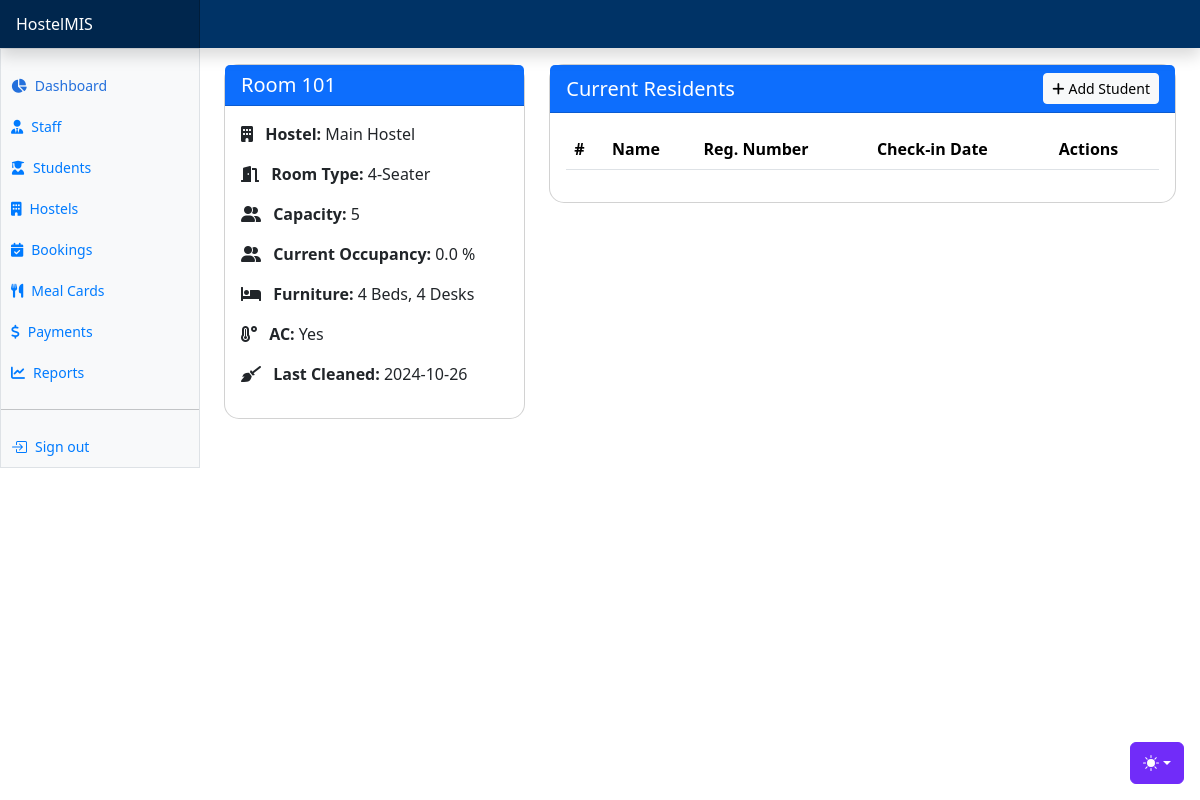
The page /hostels/hostel-rooms/1/details/ on the database as committed earlier.
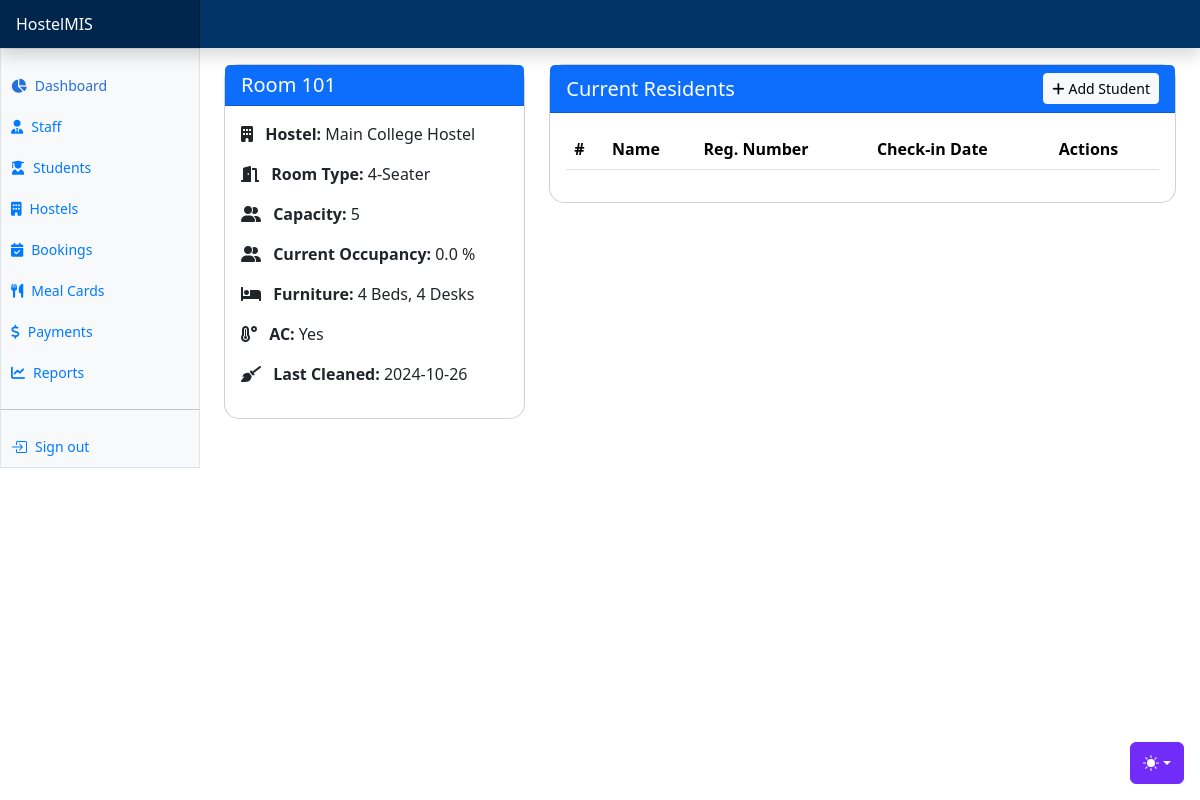
The same page on the database as committed later.
### apps/hostels/models.py (models this page shows, shortened)
class HostelRoom(AbsoluteBaseModel):
    hostel = models.ForeignKey("hostels.Hostel", on_delete=models.CASCADE, null=True)
    room_number = models.CharField(max_length=255)
    room_capacity = models.IntegerField(default=1)
    students_assigned = models.IntegerField(default=0)
    fully_booked = models.BooleanField(default=False)
    def occupancy(self):
        amount = (self.students_assigned / self.room_capacity) * 100
        return f"{amount} %"

class Hostel(AbsoluteBaseModel):
    name = models.CharField(max_length=255)
    rooms = models.IntegerField(default=1)
    capacity = models.IntegerField(default=1)

### apps/hostels/views.py (the view)
# urls.py: path("hostel-rooms/<int:id>/details/", hostel_room_details, name="hostel-room-details"),
def hostel_room_details(request, id):
    room = HostelRoom.objects.get(id=id)
    room_students = Student.objects.filter(room_assigned_id=id)
    students = Student.objects.filter(room_assigned=None)
    context = {
        "room": room,
        "room_students": room_students,
        "students": students,
    }
    return render(request, "hostels/rooms/room_details.html", context)

### apps/users/models.py (called while the page is built)
    def name(self):
        return f"{self.first_name} {self.last_name}"

### templates/hostels/rooms/room_details.html (shortened to what this page needs)
{% extends "base.html" %}
{% block additional_css %}
<link href="https://cdnjs.cloudflare.com/ajax/libs/select2/4.0.13/css/select2.min.css" rel="stylesheet">
{% endblock additional_css %}
{% block content %}
<div class="row">
    <div class="col-md-4 mb-4">
        <div class="card">
            <div class="card-header bg-primary text-white">
                <h5 class="card-title mb-0">Room 101</h5>
            </div>
            <div class="card-body">
                <div class="mb-3">
                    <i class="fas fa-building me-2"></i>
                    <strong>Hostel:</strong> {{room.hostel.name}}
                </div>
                <div class="mb-3">
                    <i class="fas fa-door-open me-2"></i>
                    <strong>Room Type:</strong> 4-Seater
                </div>
                <div class="mb-3">
                    <i class="fas fa-user-friends me-2"></i>
                    <strong>Capacity:</strong> {{room.room_capacity}}
                </div>
                <div class="mb-3">
                    <i class="fas fa-user-friends me-2"></i>
                    <strong>Current Occupancy:</strong> {{room.occupancy}}
                </div>
                <div class="mb-3">
                    <i class="fas fa-bed me-2"></i>
                    <strong>Furniture:</strong> 4 Beds, 4 Desks
                </div>
                <div class="mb-3">
                    <i class="fas fa-temperature-high me-2"></i>
                    <strong>AC:</strong> Yes
                </div>
                <div class="mb-3">
                    <i class="fas fa-broom me-2"></i>
                    <strong>Last Cleaned:</strong> 2024-10-26
                </div>
            </div>
        </div>
    </div>
    <div class="col-md-8">
        <div class="card">
            <div class="card-header bg-primary text-white d-flex justify-content-between align-items-center">
                <h5 class="card-title mb-0">Current Residents</h5>
                {% if room.room_capacity == room.students_assigned %}
                {% else %}
                <button class="btn btn-light btn-sm" data-bs-toggle="modal" data-bs-target="#addStudentModal">
                    <i class="fas fa-plus me-1"></i>Add Student
                </button>
                {% endif %}
            </div>
            <div class="card-body">
                <div class="table-responsive">
                    <table class="table table-hover">
                        <thead>
                            <tr>
                                <th>#</th>
                                <th>Name</th>
                                <th>Reg. Number</th>
                                <th>Check-in Date</th>
                                <th>Actions</th>
                            </tr>
                        </thead>
                    </table>
                </div>
            </div>
        </div>
    </div>
</div>
{% endblock content %}

Rows that differ between the two databases and show on the page:
changed through a linked row, HostelRoom: hostel.name "Main Hostel" → "Main College Hostel"
